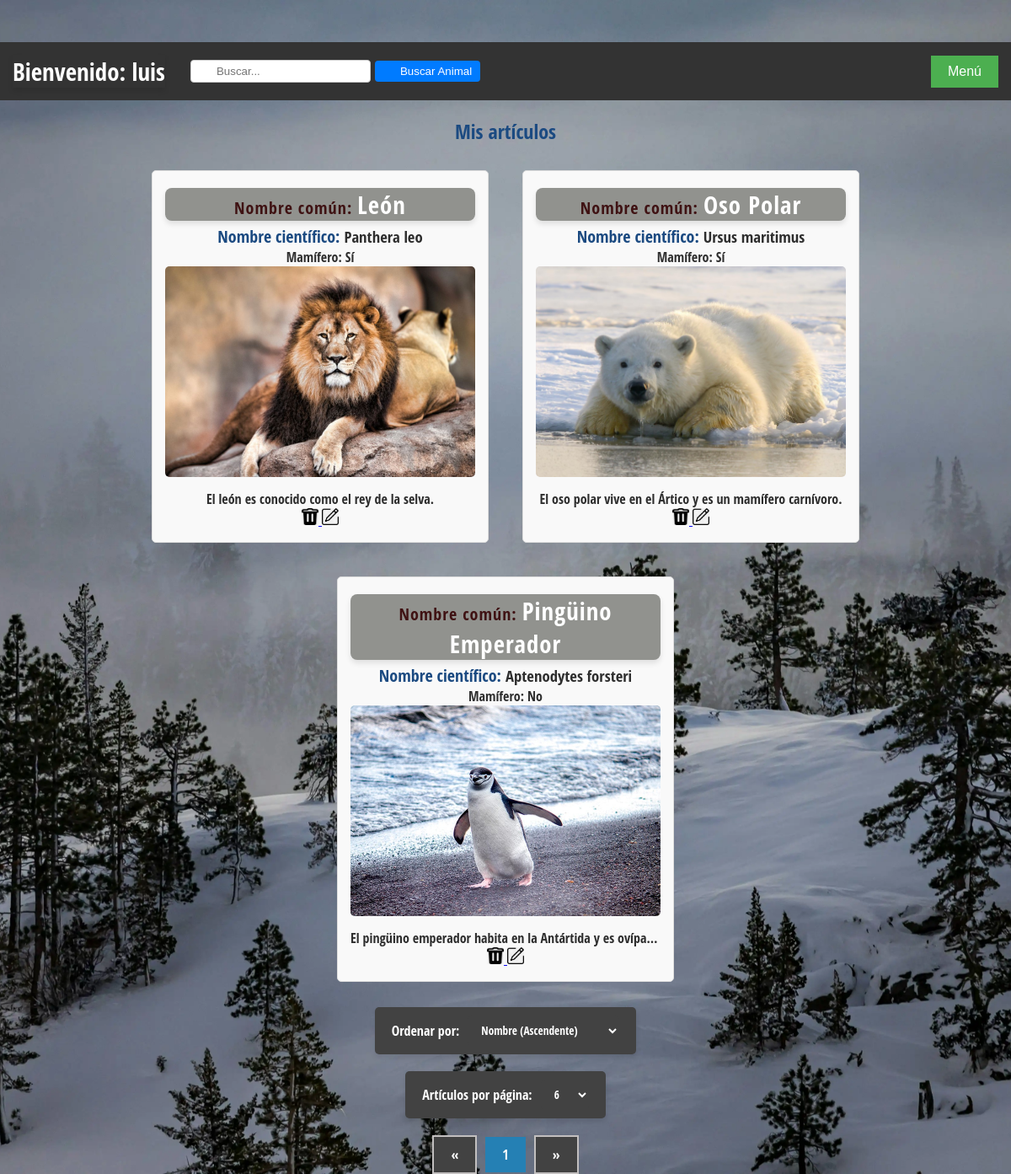
/index.php (signed in), run on the app's committed database.
### tables this page shows
CREATE TABLE animales (
  id int(11) NOT NULL AUTO_INCREMENT,
  nombre_comun varchar(55) NOT NULL, 
  nombre_cientifico varchar(55) NOT NULL, 
  descripcion text NOT NULL, 
  ruta_imagen varchar(255) DEFAULT NULL,
  usuario_id int(11) DEFAULT NULL,
  fecha_insercion TIMESTAMP DEFAULT CURRENT_TIMESTAMP,  
  es_mamifero BOOLEAN NOT NULL,  
  PRIMARY KEY (id)
);

### modelo/articulo/ordenacionAnimales.php (called while the page is built, shortened)
<?php
function obtenerAnimalesPorID($start, $articulosPorPagina, $columnaOrden, $direccionOrden, $usuario_id = null) {
    try {
        $pdo = connectarBD();
            $sql = "SELECT * FROM animales WHERE usuario_id = :usuario_id ORDER BY $columnaOrden $direccionOrden LIMIT :start, :limit";
            $stmt = $pdo->prepare($sql);
            $stmt->bindParam(':usuario_id', $usuario_id, PDO::PARAM_INT);
            $stmt->bindParam(':start', $start, PDO::PARAM_INT);
            $stmt->bindParam(':limit', $articulosPorPagina, PDO::PARAM_INT);
            $stmt->execute();
        return $stmt->fetchAll(PDO::FETCH_ASSOC);
    } catch (PDOException $e) {
        error_log("Error al obtener animales: " . $e->getMessage());
        return [];
    }
}
?>

### controlador/articuloController/ordenarPorTipo.php (called while the page is built, shortened)
<?php
require_once __DIR__ . '../../../modelo/articulo/ordenacionAnimales.php';
function obtenerAnimalesConOrden($start, $articulosPorPagina, $orden, $usuario_id = null) {
    switch ($orden) {
        case 'nombre_asc':
            $columnaOrden = 'nombre_comun';
            $direccionOrden = 'ASC';
            break;
    }
    if ($usuario_id!=null){
        return obtenerAnimalesPorID($start, $articulosPorPagina, $columnaOrden, $direccionOrden, $usuario_id);
    }else return obtenerTodosAnimales($start, $articulosPorPagina, $columnaOrden, $direccionOrden);
}
?>

### vista/animal/Mostrar.php (the view, shortened to what this page needs)
<?php
function listarArticulos($animales, $accion = null, $resultadosBusqueda=null)
{
    if (!isset($resultadosBusqueda)) {
        $prefijoRutaImagen = 'vista/';
    } else {
        $prefijoRutaImagen = '../../vista/';
    }
    $prefijoIconoModificar = './';
    $prefijoRutaModificar = './';
    $prefijoIconoEliminar = './';
    $prefijoRutaEliminar = './';
    if (!empty($animales)) {
        if ($accion == 'editar') {
            echo "<h1>Mis artículos</h1>";
        } else {
            echo '<h1>Todos los artículos</h1>';
        }
        echo '<div class="contenedor-tarjetas">';
        foreach ($animales as $animal) {
            echo '<div class="tarjeta">';
            echo '<h2><strong class="nombre_comun">Nombre común: </strong>' . htmlspecialchars($animal['nombre_comun']) . '</h2>';
            echo '<h3><span class="nombre_cientifico">Nombre científico: </span>' . htmlspecialchars($animal['nombre_cientifico']) . '</h3>';
            $esMamiferoTexto = ($animal['es_mamifero'] == 1) ? 'Sí' : 'No';
            echo '<p><strong>Mamífero: </strong>' . htmlspecialchars($esMamiferoTexto) . '</p>';
            if (!empty($animal['ruta_imagen'])) {
                echo '<img src="' . htmlspecialchars($prefijoRutaImagen . $animal['ruta_imagen']) . '" alt="Imagen del artículo" class="tarjeta-imagen">';
            }
            echo '<p class="descripcion">' . htmlspecialchars($animal['descripcion']) . '</p>';
            if ($accion == 'editar') {
                echo "<a href='" . $prefijoRutaEliminar . "modelo/articulo/eliminarAnimal.php?id=" . $animal['id'] . "' onclick='return confirmarEliminacion()'>
                        <img src='" . $prefijoIconoEliminar . "vista/imagenes/iconos/eliminar.png' alt='Eliminar' width='20' height='20'>
                      </a>";
                echo "<a href='" . $prefijoRutaModificar . "vista/animal/modificarAnimal.vista.php?id=" . $animal['id'] . "'>
                        <img src='" . $prefijoIconoModificar . "vista/imagenes/iconos/editar.png' alt='Editar' width='20' height='20'>
                      </a>";
            }
            echo '</div>';
        }
        echo '</div>';
    } else {
        if (!$resultadosBusqueda && empty($animales)){
            echo Mensajes::NO_ANIMALES;
        }
    }
}
?>

### vista/estils/estils_Index.css (style rules this page uses)
* { margin: 0; padding: 0; box-sizing: border-box; }
body { background: #e9e9e9 url('../imagenes/fondosPantalla/paisaje.webp') center / cover no-repeat; background-attachment: fixed; color: #2e2e2e; font-family: 'Open Sans Condensed', sans-serif; padding-top: 50px; }
h1, h2 { font-family: 'Open Sans Condensed', sans-serif; text-align: center; }
h1 { margin: 20px 0; color: #1b4a81; font-weight: bold; }
h2 { background-color: #91928e; color: #fff; border-radius: 8px; font-size: 1.8em; letter-spacing: 1px; box-shadow: 0 4px 6px rgba(0, 0, 0, 0.1); margin: 5px 0; }
.contenedor-tarjetas { display: flex; flex-wrap: wrap; justify-content: center; gap: 20px; margin: 20px auto; max-width: 1200px; }
.tarjeta { flex: 1 1 40%; max-width: 400px; margin: 10px; text-align: center; background-color: #f9f9f9; padding: 15px; border: 1px solid #ddd; border-radius: 5px; box-sizing: border-box; }
.tarjeta-imagen { width: 100%; height: 250px; object-fit: cover; overflow: hidden; border-radius: 5px; margin-bottom: 10px; }
.nombre_comun { font-size: 20px; font-weight: bold; color: #3f1213; }
.nombre_cientifico { font-size: 20px; color: #1b4a81; }
.descripcion { max-height: 50px; overflow: hidden; text-overflow: ellipsis; white-space: nowrap; transition: max-height 0.3s ease, white-space 0.3s ease; cursor: pointer; }

### data on the page
animales: nombre_comun "León", nombre_cientifico "Panthera leo", es_mamifero "Sí", ruta_imagen (picture), descripcion "El león es conocido como el rey de la selva."
animales: nombre_comun "Oso Polar", nombre_cientifico "Ursus maritimus", es_mamifero "Sí", ruta_imagen (picture), descripcion "El oso polar vive en el Ártico y es un mamífero carnívoro."
animales: nombre_comun "Pingüino Emperador", nombre_cientifico "Aptenodytes forsteri", es_mamifero "No", ruta_imagen (picture), descripcion "El pingüino emperador habita en la Antártida y es ovíparo."

### other printed values
$nombre "luis"
